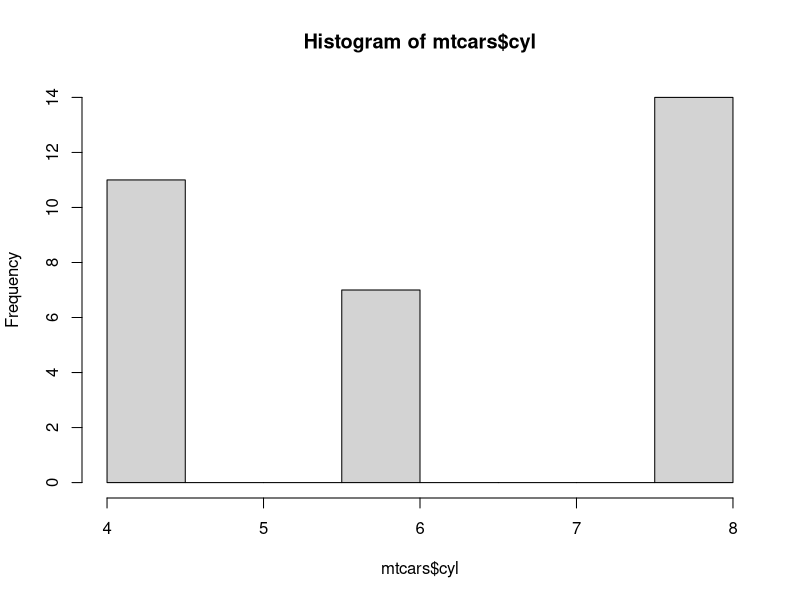
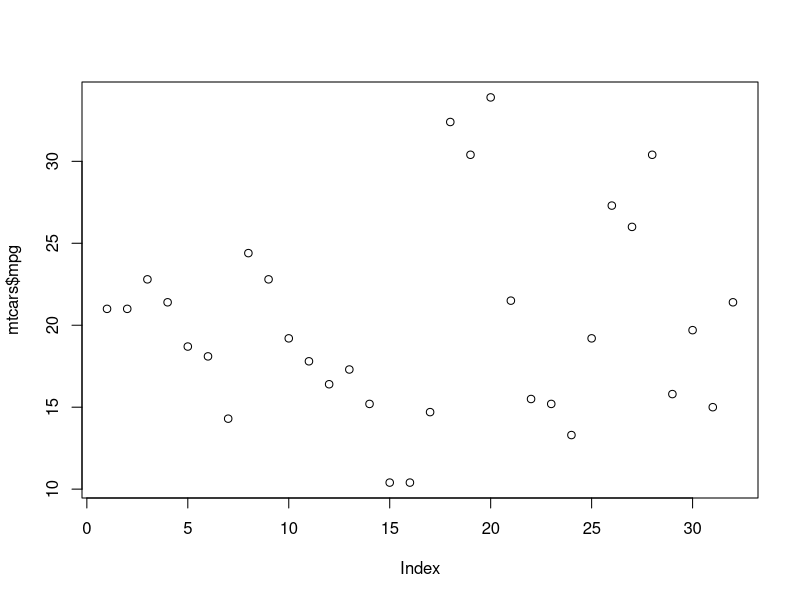

Reproduce these figures in R, in order.
summary(mtcars)
mean(mtcars$mpg)   # Menghitung rata-rata (mean) mpg
sd(mtcars$mpg)     # Menghitung standar deviasi (simpangan baku) mpg
max(mtcars$mpg)    # Menghitung nilai tertinggi dari mpg
min(mtcars$mpg)
hist(mtcars$cyl)
plot(mtcars$mpg)
